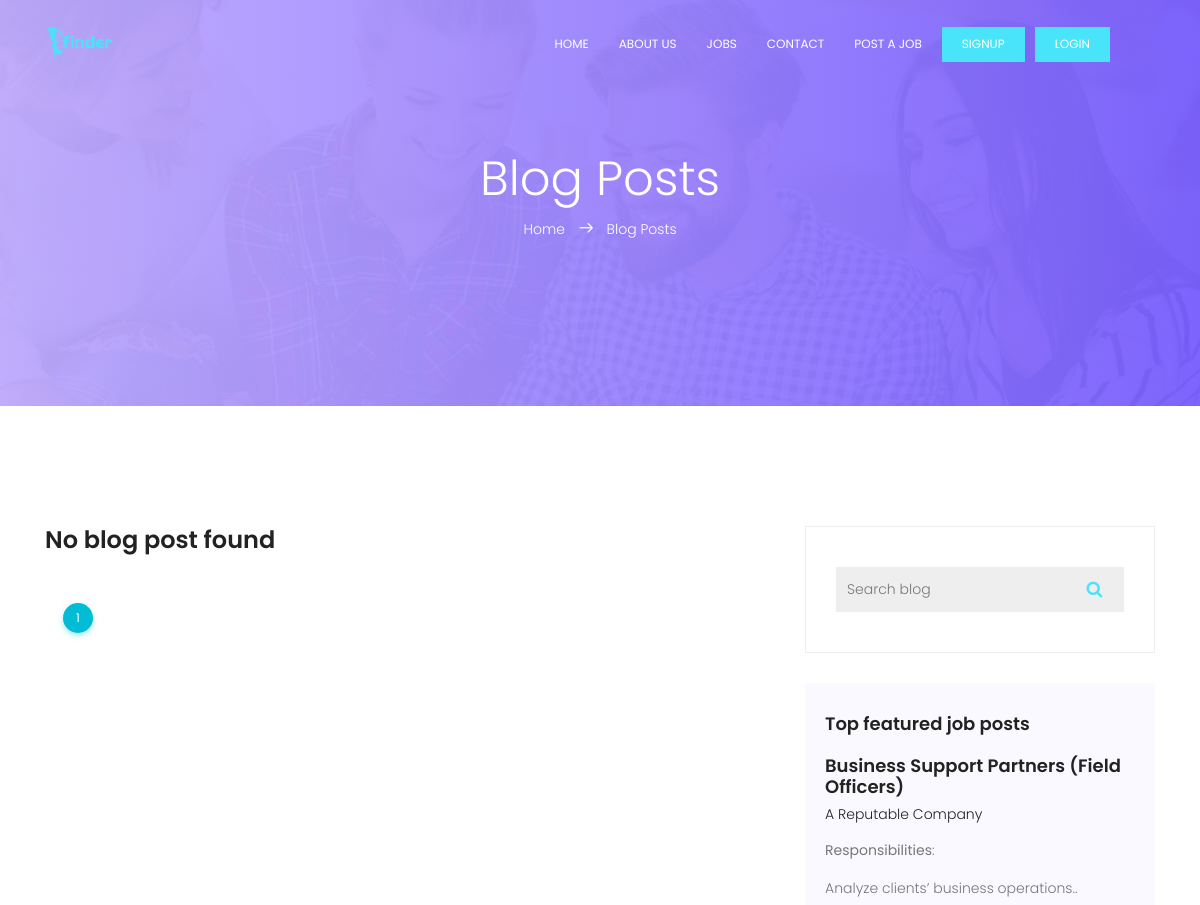
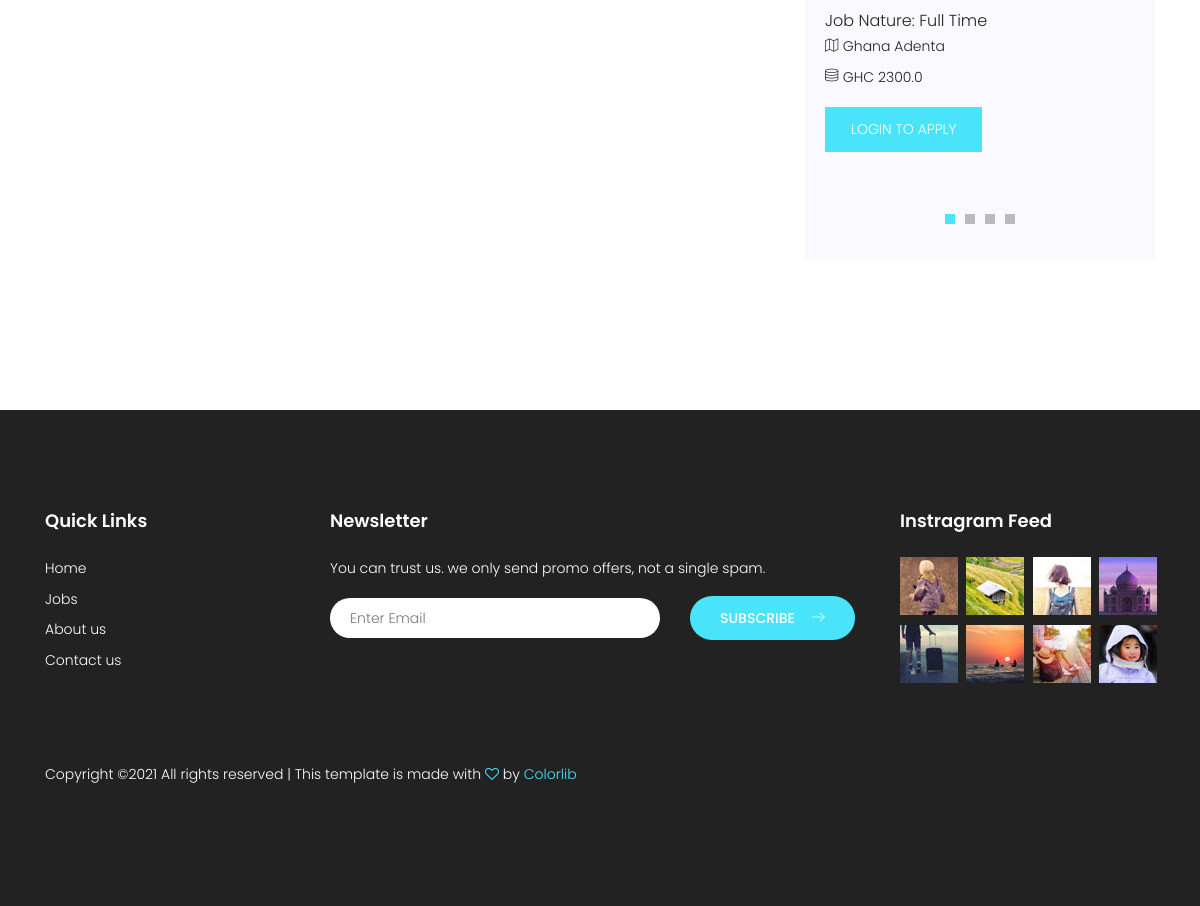
Screenshot of /blog/blog with the database file from the repository (2 pictures, top to bottom).
### portal/models.py (models this page shows, shortened)
class Job(models.Model):
    company_name = models.CharField(max_length=200)
    job_title = models.CharField(max_length=200)
    company_email = models.EmailField(blank=True, null=True)
    category = models.ForeignKey(
        Category, on_delete=models.CASCADE, default='Others')
    job_type = models.CharField(max_length=20, choices=_job_Type, default=1)
    description = RichTextField()
    location = models.CharField(max_length=150)
    salary = models.FloatField(blank=True, null=True)
    application_url = models.URLField(blank=True, null=True)
    slug = models.SlugField(blank=True, null=True)
    created = models.DateTimeField(auto_now_add=True)
    featured = models.BooleanField(default=False)
    approved = models.BooleanField(default=True)
    class Meta:
        ordering = ['-created']

### blog/views.py (the view)
# urls.py: path('blog', blog, name="blog"),
def blog(request):
    blogs = Blog.objects.filter(published=True).order_by('-created')
    filters = BlogFilter(request.GET, queryset=blogs)
    blogs = filters.qs
    paginator = Paginator(blogs, 15)
    page_number = request.GET.get('page', 1)
    page_objects = paginator.get_page(page_number)
    context = {
        'blogs': blogs,
        'filters': filters,
        'page_objects': page_objects
    }
    return render(request, 'portal/blog-home.html', context)

### portal/context_processors.py (called while the page is built)
def Processors(request):
    jobs = Job.objects.filter(approved=True).order_by('-created')
    categories = Category.objects.all().order_by('id')
    blogs = Blog.objects.filter(published=True).order_by('-id')
    blog_count = blogs.count()
    return {
        'categories': categories,
        'jobs': jobs,
        'blog_count': blog_count,
        'blogs': blogs,
    }

### templates/portal/blog-home.html (shortened to what this page needs)
{% extends 'base.html' %}
{% load static %}
{% block content %}
			<section class="banner-area relative" id="home">
				<div class="overlay overlay-bg"></div>
				<div class="container">
					<div class="row d-flex align-items-center justify-content-center">
						<div class="about-content col-lg-12">
							<h1 class="text-white">
								Blog Posts
							</h1>
							<p class="text-white link-nav"><a href="{% url 'home' %}">Home </a>  <span class="lnr lnr-arrow-right"></span>  <a href="blog-home.html"> Blog Posts</a></p>
						</div>
					</div>
				</div>
			</section>
			<section class="blog-posts-area section-gap">
				<div class="container">
					<div class="row">
						<div class="col-lg-8 post-list blog-post-list">
							{% for blog in page_objects %}
							<div class="single-post">
							{% if blog.thumbnail %}
								<img class="img-fluid" style"height: 15vh !important; widht:100% !important; object-fit: cover" src="{{blog.thumbnail.url}}" alt="">
							{% endif %}
								<ul class="tags">
									<li><a href="{% url 'blog_detail' blog.slug %}">{{blog.category}}</a></li>
								</ul>
								<a href="{% url 'blog_detail' blog.slug %}">
									<h1>
										{{blog.title|title}}
									</h1>
								</a>
									<p>
									{{blog.description|slice:":170"|safe}}...
									</p>
								<div class="bottom-meta">
									<div class="user-details row align-items-center">
										<div class="comment-wrap col-lg-6">
											<ul>
												<li><a href="{% url 'blog_detail' blog.slug %}#comment"><span class="lnr lnr-bubble"></span> {{blog.comments.count}} Comments</a></li>
											</ul>
										</div>
										<div class="social-wrap col-lg-6">
											<ul>
												<li><a href="#"><i class="fa fa-facebook"></i></a></li>
												<li><a href="#"><i class="fa fa-twitter"></i></a></li>
												<li><a href="#"><i class="fa fa-whatsapp"></i></a></li>
											</ul>
										</div>
									</div>
								</div>
							</div>
							<br><br><br>
							{% empty %}
							<h3>No blog post found</h3>
							{% endfor %}
							 <div class="container mt-5 text-center">
								<ul class="pagination pagination-info">
								<li class="active page-item">
								<a href="javascript:void(0);" class="page-link">{{page_objects.number}}</a>
								</li>
							</ul>
							 </div>
						</div>
						<div class="col-lg-4 sidebar">
							<div class="single-widget search-widget">
								<form class="example" action="#" method="GET" style="margin:auto;max-width:300px">
								  {{filters.form.title}}
								  <button type="submit"><i class="fa fa-search"></i></button>
								</form>
							</div>
							<div class="single-slidebar">
								<h4>Top featured job posts</h4>
								<div class="active-relatedjob-carusel">
								{% for job in jobs|slice:":4" %}
									<div class="single-rated">
										<a href="{% url 'detail' job.slug %}"><h4>{{job.job_title|title}}</h4></a>
										<h6>{{job.company_name|title}}</h6>
										<p>
										{{job.description|slice:":100"|safe}}..
										</p>
										<h5>Job Nature: {{job.job_type}}</h5>
										<p class="address"><span class="lnr lnr-map"></span> {{job.location}}</p>
										{% if job.salary %}
										<p class="address"><span class="lnr lnr-database"></span> GHC {{job.salary}}</p>
										{% endif %}
										{% if request.user.is_authenticated %}
										<a href="{% url 'detail' job.slug %}" class="btns text-uppercase">Apply job</a>
										{% else %}
										<a href="{% url 'login' %}" class="btns text-uppercase">Login to apply</a>
										{% endif %}
									</div>
								{% endfor %}
								</div>
							</div>
						</div>
					</div>
				</div>
			</section>
{% endblock %}

### rows the page displays
Job: job_title "Business Support Partners (Field Officers)", company_name "A Reputable Company", description "Responsibilities : .. Analyze clients’ business operations", job_type "Full Time", location "Ghana Adenta", salary "2300.0"

### other values shown
{{ page_objects.number }} "1"
